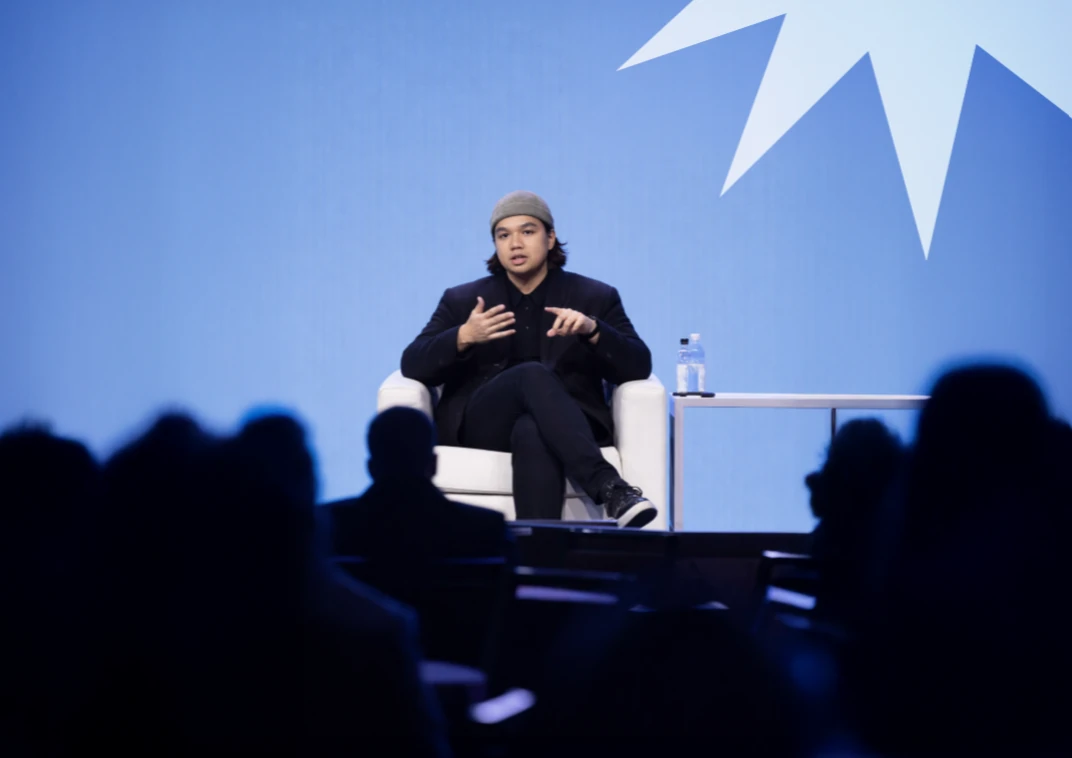
#> input picture founder-on-stage.webp, 1072 x 758 px
$ python -i build-home-0918.py   (imports and definitions only)
#> lines starting #> are read from the running program, lines starting #| are printed output that depends on the picture
"""Build the homepage (index.html) and culture.html in the 18 Sep design.

The design export in "brandmethod-website 18-9/" is a single-page app: every page
is a <section class="pg" id="pg-X"> in one index.html, routed by hash. Each file
built here keeps one of those pages (BUILDS), sends every other page id to the
real .html page at the repo root, and points every image and video at the copy
that lives in this repo (ASSETS, SAME_DIR). Nothing is loaded from the export folder.

    python tools/build-home-0918.py

Writes index.html, culture.html, css/home.css and js/home.js. The Home lead magnet
panels need the videos from tools/record-methodas-previews.js.
"""
import html as htmllib
import json
import os
import re
import sys
from urllib.parse import quote, unquote

ROOT = os.path.dirname(os.path.dirname(os.path.abspath(__file__)))
SRC_DIR = os.path.join(ROOT, 'brandmethod-website 18-9')
SRC = os.path.join(SRC_DIR, 'index.html')
OUT = os.path.join(ROOT, 'index.html')
OUT_CSS = 'css/home.css'
OUT_JS = 'js/home.js'

# Export asset -> the same image already in this repo. None drops the reference.
ASSETS = {
    'assets/bmx-live.css': OUT_CSS,
    'assets/bmx-live.js': OUT_JS,
    'assets/live/video/hero-success-story-compile.mp4': 'video/Success Story Compile 1.mp4',
    # posters are stills from the repo's own videos (a video with no poster shows black until it loads)
    'assets/home/hero/hero-poster.webp': 'Image/home/hero-poster.webp',
    'assets/home/video/showreel05.mp4': 'video/showreel04.webm',
    'assets/live/video/thumbnail-showreel02.webp': 'nobodywantsawebsite/assets/thumbnail-showreel02.webp',
    # the results block plays the James Tan testimonial, as on the old Home
    'assets/home/video/success-story.mp4': 'BM Testimony.webm',
    'assets/home/video/story-poster.webp': 'Image/home/bm-testimony-poster.webp',
    'assets/home/photos/founder-on-stage.webp': 'founder-on-stage.webp',
    'assets/home/photos/signed-founder.png': 'signed-founder.png',
    'assets/home/photos/creative-team-uiux-design-discussion.webp': 'Image/creative-team-uiux-design-discussion.webp',
    'assets/home/photos/show-board-brand-strategy-workshop.webp': 'Image/show-board-brand-strategy-workshop.webp',
    'assets/home/photos/client-amir-spiroball.webp': 'Image/Testimonial Image/Spiroball.webp',
    'assets/home/photos/client-azhan-waterbay.webp': 'Image/Testimonial Image/Waterbay.webp',
    'assets/home/photos/client-ben-valvoline.webp': 'Image/Testimonial Image/Valvoline.webp',
    'assets/home/photos/client-noelle-hexamatic.webp': 'Image/Testimonial Image/Hexamatic.webp',
    'assets/home/photos/client-priya-pinnacle.webp': 'Image/Testimonial Image/Pinnacle.webp',
    'assets/home/photos/client-syukri-eskayvie.webp': 'Image/Testimonial Image/Eskayvie Syukri.webp',
    'assets/home/photos/industry-innovation.webp': 'work/Innovation.webp',
    'assets/home/photos/industry-tech.webp': 'work/Tech.webp',
    'assets/opt/home/photos/industry-fintech.webp': 'work/Fintech.webp',
    'assets/opt/home/photos/industry-fnb-restaurant.webp': 'work/F&B restaurant.webp',
    'assets/opt/home/photos/industry-health-wellness.webp': 'work/Health & Wellness.webp',
    # the design's 3D step renders: their beats are removed from the step cards (drop_group)
    'assets/home/steps/3d/meeting-3d.webp': None,
    'assets/home/steps/3d/success-3d.webp': None,
    # lead magnet panels: the repo's own Methodas pages
    'assets/live/inside/brand-growth-education.html': 'methodas_brand_education_standard.html',
    'assets/live/inside/methodas-52.html': 'methodas_52_frameworks.html',
    # Work hub mascot card: the design's generated loop and banner are not in the repo; the suit render is
    'assets/home/mascot/mascot-loop.mp4': None,
    'assets/home/photos/mascot-suit-banner.jpg': 'Image/work6/santa-images/santa-barbara-cafe-mascot-suit-design.webp',
    # the Contact page's 3D map library: Contact is its own page on this site
    'assets/vendor/maplibre-gl.css': None,
    'assets/vendor/maplibre-gl.js': None,
}
CLIENT_LOGOS = {
    'aicb': 'Image/New Logo/AICB.png', 'airasia': 'Image/New Logo/Airasia.png', 'bumi-armada': 'Image/New Logo/Bumi Armada.png',
    'burgerking': 'Image/New Logo/burgerking-logo.png', 'camel-active': 'Image/New Logo/camel-active-logo.png',
    'duit': 'Image/New Logo/duit-logo.png', 'eskayvie': 'Image/New Logo/Eskayvie.png', 'fiana': 'Image/New Logo/fiana-logo.png',
    'hasbro': 'Image/New Logo/hasbro-logo.png', 'ikram': 'Image/New Logo/Ikram.png', 'jb-cocoa': 'Image/New Logo/JB Cocoa.png',
    'kalbe': 'Image/New Logo/Kalbe.png', 'kexxel': 'Image/New Logo/Kexxel.png', 'maybank': 'Image/New Logo/Maybank.png',
    'mcdonalds': 'Image/New Logo/Mcdonalds.png', 'mhb': 'Image/New Logo/MHB.png', 'microsoft': 'Image/New Logo/Microsoft.png',
    'milna': 'Image/New Logo/Milna.png', 'proton': 'Image/New Logo/proton-logo.png', 'santa-barbara': 'Image/New Logo/Santa Barbara.png',
    'sheraton': 'Image/New Logo/Sheraton.png', 'spritzer': 'Image/New Logo/spritzer-logo.png', 'starbucks': 'Image/New Logo/Starbucks.png',
    'sunway': 'Image/New Logo/Sunway.png', 'taylors': 'Image/New Logo/taylors-logo.png',
    'universiti-malaya': 'Image/New Logo/universiti-malaya-logo.png', 'upm': 'Image/New Logo/upm-logo.png',
}
# About: the design's compressed team photos are the repo's Key Members originals
TEAM = {'azim': 'Azim.png', 'azwan': 'Azwan.webp', 'bazil': 'Bazil.webp', 'brian': 'Brian.webp', 'diha': 'Diha.webp',
        'eyka-wasilan': 'Eyka Wasilan.webp', 'irfan-muhammad': 'Irfan Muhammad.png', 'jay-anthon': 'Jay Anthon.webp',
        'nuramina': 'Nuramina.webp', 'rozen-zainal': 'Rozen Zainal.webp'}
# [2 lines not run here, left out]
ASSETS['assets/live/_opt/fifteen-years.jpg'] = '15 Years.webp'
ASSETS['assets/opt/live/services/BrandMethod - Brand Strategy.webp'] = 'services/BrandMethod - Brand Strategy.webp'
ASSETS['assets/live/Testimonial Image/sdfdsdffdsdfs.webp'] = 'Image/Testimonial Image/sdfdsdffdsdfs.webp'
# [2 lines not run here, left out]
# folders that exist in the repo under the same file names
SAME_DIR = {
    'assets/live/Image/': 'Image/',
    'assets/live/logo-gallery-images/': 'Image/logo-gallery-images/',
    'assets/live/work-images/': 'work-images/',
    'assets/live/santa-images/': 'Image/work6/santa-images/',
    'assets/live/dahmakan-images/': 'Image/work6/dahmakan-images/',
    'assets/live/jbcocoa-images/': 'Image/work6/jbcocoa-images/',
    'assets/live/services/': 'services/',
    # the design's two service loops are MP4s of the repo's services/*.gif, made once with ffmpeg
    'assets/home/svc/': 'services/',
    # the Culture page's six photos exist only in the design, copied in once
    'assets/home/culture/': 'Image/culture/',
    # the About page's history photos exist only in the design, copied in once
    'assets/home/history/': 'Image/about/',
    # the Resources banner photo exists only in the design, copied in once
    'assets/home/resources/': 'Image/resources/',
}

# SPA page id -> live page. Culture has no page on the live site, so its links are dropped.
PAGES = {
    'about': 'about.html', 'work': 'work.html', 'services': 'services.html',
    'svc-brand': 'services/brand-strategy.html', 'svc-system': 'services/system-playbook.html',
    'svc-marketing': 'services/marketing-ads.html', 'svc-content': 'services/content-creation.html',
    'svc-web': 'services/website-apps.html', 'pricing': 'pricing.html', 'resources': 'resources.html',
    'contact': 'contact.html', 'logo-gallery': 'logo-gallery.html', 'mascot-gallery': 'mascot-gallery.html',
    'tech-portfolio': 'portfolio.html', 'culture': 'culture.html', 'home': '/',
}
# pages this script builds from the export: page id -> file, and its head
BUILDS = {
    'home': {'out': 'index.html'},
    'about': {
        'out': 'about.html',
        'title': 'About | Brand Method',
        'description': 'Brand Method is a strategy-led branding and marketing studio in Kuala Lumpur: one method, '
                       'one in-house team, and a guarantee in front of the work.',
    },
    'work': {
        'out': 'work.html',
        'title': 'Work | Brand Method',
        'description': 'Brand Method work: branding projects, logo and mascot galleries and live tech builds, from '
                       'fintech and F&B to healthcare, tech and community.',
    },
    'tech-portfolio': {
        'out': 'portfolio.html',
        'title': 'Tech Portfolio | Brand Method',
        'description': 'Live websites, apps and platforms built by Brand Method. Open any one and the full build '
                       'loads in a new tab.',
    },
    'services': {
        'out': 'services.html',
        'title': 'Services | Brand Method',
        'description': 'Five disciplines, one method: brand strategy and identity, systems, marketing and ads, content, and websites, apps and e-commerce.',
    },
    'svc-brand': {
        'out': 'services/brand-strategy.html',
        'title': 'Brand Strategy & Identity | Brand Method',
        'description': 'Positioning, naming, messaging and a complete visual identity that makes you instantly understood.',
    },
    'svc-system': {
        'out': 'services/system-playbook.html',
        'title': 'Systems & Playbook | Brand Method',
        'description': 'Brand guidelines and playbooks that keep every touchpoint on-brand, run by your own team.',
    },
    'svc-marketing': {
        'out': 'services/marketing-ads.html',
        'title': 'Marketing & Ads | Brand Method',
        'description': 'Campaigns and paid media engineered to convert, built on the brand strategy.',
    },
    'svc-content': {
        'out': 'services/content-creation.html',
        'title': 'Content Creation | Brand Method',
        'description': 'Photo, video and social content that keeps your brand visible, consistent and premium month after month.',
    },
    'svc-web': {
        'out': 'services/website-apps.html',
        'title': 'Website, App & E-Commerce | Brand Method',
        'description': 'Websites, apps and online stores built to sell, designed and developed in house.',
    },
    'pricing': {
        'out': 'pricing.html',
        'title': 'Details & Pricing | Brand Method',
        'description': 'Fixed prices, fast delivery, maximum quality: exactly what you get at each stage of the '
                       'Brand Journey, and what it costs.',
    },
    'logo-gallery': {
        'out': 'logo-gallery.html',
        'title': 'Logo Gallery | Brand Method',
        'description': '27 logo marks by Brand Method, from auction platforms to clinics and cafes.',
    },
    'culture': {
        'out': 'culture.html',
        'title': 'Culture | Brand Method',
        'description': 'How Brand Method works and who we hire: six standards, open positions in Kuala Lumpur, '
                       'and how hiring runs.',
    },
}
# data-svc on the mobile menu's service rows
SVC = {
    'svc-brand-strategy': 'services/brand-strategy.html', 'svc-systems': 'services/system-playbook.html',
    'svc-marketing': 'services/marketing-ads.html', 'svc-content': 'services/content-creation.html',
    'svc-web': 'services/website-apps.html',
}


# Live builds on the old portfolio page that came after the design (it has 11); same card as its others
EXTRA_BUILDS = [
    ('al-ain', 'alain', 'AL AiN IT Consultants', 'B2B / Tech', 'Site for an accredited software testing lab in Kuala Lumpur', '#1F2DBE'),
    ('helldive', 'helldive', 'Helldive Command', 'Gaming / Community',
     'Training hub for Helldivers 2 players with stratagems, weapons and drills', '#2E3BD0'),
    ('jommakcik', 'jommakcik', 'Jom Makcik', 'Care / Mobility',
     'Site for wheelchair-accessible transport and trained women chaperones', '#2536F5'),
    # hosted on Netlify, not in website/: the first field is the full address
    ('https://vitsnoodle.netlify.app/', 'vits', "Vit's Noodles", 'F&B / Trade',
     'Trade site for the yellow pack Malaysia grew up with, halal since 1980', '#D9262B'),
]
BUILD_COUNT = 11 + len(EXTRA_BUILDS)


# [23 lines left out: function add_builds, not called in this run]


PRICING_HERO_JS = """<div id="bm-pricing-hero"></div><script>(function(){
  var d=%s, host=document.getElementById('bm-pricing-hero'), r=host.attachShadow({mode:'open'});
  r.innerHTML='<style>:host{display:block}'+d.css+'</style>'+d.html;
  // the card flips on click, as on the old page
  var card=r.querySelector('.phv-card'); if(card)r.querySelector('.phv').addEventListener('click',function(){card.classList.toggle('flipped');});
  r.querySelectorAll('.rv').forEach(function(e){e.classList.add('in');});
})();</script>"""


# [86 lines left out: functions keep_pricing_hero, _nav_builder, once, page_url, local_asset, spellings and 2 more, not called in this run]


def ink_box(path):
    """Bounding box of the visible mark in a logo file: alpha if it has one, else
    everything that differs from the corner colour."""
#> called with path = '../founder-on-stage.webp'
    from PIL import Image, ImageChops
    im = Image.open(path).convert('RGBA')
    box = im.getchannel('A').point(lambda a: 255 if a > 16 else 0).getbbox()
#> box = (0, 0, 1072, 758)
    if box == (0, 0) + im.size or box is None:
        rgb = im.convert('RGB')
#> rgb is the input picture: PIL image 1072x758 RGB; mean R, G, B 76.1, 94.8, 133.1
        bg = Image.new('RGB', im.size, rgb.getpixel((0, 0)))
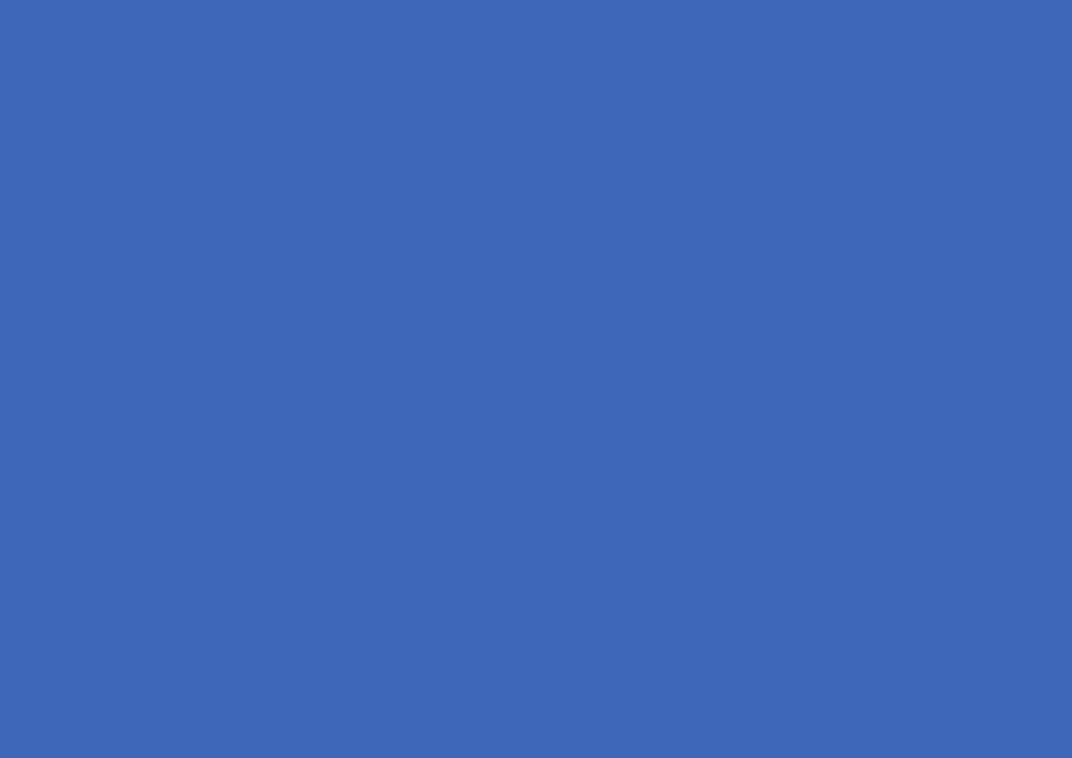
#> bg: PIL image 1072x758 RGB; mean R, G, B 62, 103, 185
        box = ImageChops.difference(rgb, bg).convert('L').point(lambda v: 255 if v > 24 else 0).getbbox()
    return im.size, box or (0, 0) + im.size


# [20 lines left out: function crop_logos, not called in this run]


CROP_CSS = ('.bmx-logo .bm-crop{display:block;position:relative;overflow:hidden;'
            'width:calc(var(--w) * var(--logo-s) * 1px);height:calc(var(--h) * var(--logo-s) * 1px)}'
            '.bmx-logo .bm-crop img{position:absolute;max-width:none;'
            'width:calc(var(--w) * var(--logo-s) * var(--sx) * 1px)!important;'
            'height:calc(var(--h) * var(--logo-s) * var(--sy) * 1px)!important;'
            'left:calc(var(--w) * var(--logo-s) * var(--ox) * -1px);'
            'top:calc(var(--h) * var(--logo-s) * var(--oy) * -1px)}')


GROWTH_CSS = ('#pg-home .gr-chart .gr-line{stroke-dasharray:none;stroke-dashoffset:0}'
              '@keyframes bmGrDraw{from{stroke-dasharray:0 3000}to{stroke-dasharray:3000 0}}'
              '#pg-home .gr-chart.in .gr-line{animation:bmGrDraw 1.6s cubic-bezier(.16,1,.3,1) both}'
              '@media(prefers-reduced-motion:reduce){#pg-home .gr-chart.in .gr-line{animation:none}}')

# [11 lines left out: function drop_group, not called in this run]


# Step cards without the photo beats: step 1 alternates its chat and document scenes,
# step 3 holds its handover panels.
STEPS_CSS = ('@keyframes bmStepA{0%,47%{opacity:1;transform:none}49%,97%{opacity:0;transform:translateY(-8px)}98.5%,100%{opacity:1;transform:none}}'
             '@keyframes bmStepB{0%,48%{opacity:0;transform:translateY(8px)}49.5%,96%{opacity:1;transform:none}97.5%,100%{opacity:0;transform:translateY(8px)}}'
             '#pg-home .bmxb-b1{animation:bmStepA 10s cubic-bezier(.22,0,.18,1) infinite}'
             '#pg-home .bmxb-b3{animation:bmStepB 10s cubic-bezier(.22,0,.18,1) infinite}'
             '#pg-home .bmxk-a{animation:none;opacity:1;transform:none}'
             '@media(prefers-reduced-motion:reduce){#pg-home .bmxb-b1,#pg-home .bmxb-b3{animation:none}}')

# James Tan's review from the old Home, as the first card in the reviews carousel
JAMES_TAN_CARD = (
    '<div class="rtc"><div class="rtc-media"><img class="bmx-fill" src="Image/Testimonial%20Image/Teask.webp" '
    'alt="James Tan, founder and CEO of Teask" loading="lazy" decoding="async"></div><div class="rtc-body">'
    '<span class="rtc-qmark">&#8220;</span><p class="rtc-quote">What other companies took six months to do, '
    'Brand Method did in two weeks, with extreme professionalism. The one thing I love about them is their '
    'long-term strategic thinking.</p><div class="rtc-author"><div class="rtc-author-txt">'
    '<span class="rtc-name">James Tan</span><span class="rtc-co">Teask</span></div>'
    '<div class="rtc-stars" aria-label="Rated 5 out of 5">{stars}</div></div></div></div>')


# [4 lines left out: function add_james_tan, not called in this run]


# the ticker is pulled up over the hero a couple of pixels short, leaving the hero's
# bottom edge showing as a grey line: the white client section paints over it
SEAM_CSS = '#pg-home .clients-section{position:relative;z-index:5}'

# The lead magnet panels play a recording of each Methodas page (tools/record-methodas-previews.js)
# instead of loading the live page into an iframe.
PREVIEW_VIDEOS = {
    'methodas_brand_education_standard.html': ('video/methodas_brand_education_preview.mp4',
                                               'Image/home/methodas-brand-education-poster.webp'),
    'methodas_52_frameworks.html': ('video/methodas_52_frameworks_preview.mp4',
                                    'Image/home/methodas-52-frameworks-poster.webp'),
}
PREVIEW_CSS = ('.bmx-scr-stage .bm-scr-vid{position:absolute;inset:0;width:100%;height:100%;'
               'object-fit:cover;object-position:top center;display:block}')
PREVIEW_JS = '''<script id="bm-preview-videos">
(function(){
  var vids=[].slice.call(document.querySelectorAll('.bm-scr-vid'));
  if(!vids.length)return;
  var still=window.matchMedia&&window.matchMedia('(prefers-reduced-motion: reduce)').matches;
  function arm(v){if(!v.getAttribute('src')){v.src=v.getAttribute('data-src');v.preload='auto';}}
  if(!('IntersectionObserver' in window)){vids.forEach(function(v){arm(v);if(!still)v.play().catch(function(){});});return;}
  var io=new IntersectionObserver(function(es){es.forEach(function(e){
    var v=e.target;
    if(e.isIntersecting){arm(v);if(!still)v.play().catch(function(){});}
    else if(!v.paused)v.pause();
  });},{rootMargin:'500px 0px'});
  vids.forEach(function(v){io.observe(v);});
})();
</script>
'''


# [59 lines left out: functions use_preview_videos, section_end, drop_pages, relink, not called in this run]


def fix_menu_css(s):
    # the mobile menu styles the pricing row by its data-page, which relink removed
    return s.replace('.m-sub a[data-page="pricing"]', '.m-sub a[href="pricing.html"]')


# [13 lines left out: function set_head, not called in this run]


LIVE_HEAD = '''<!-- Google Tag Manager -->
<script>(function(w,d,s,l,i){w[l]=w[l]||[];w[l].push({'gtm.start':new Date().getTime(),event:'gtm.js'});var f=d.getElementsByTagName(s)[0],j=d.createElement(s),dl=l!='dataLayer'?'&l='+l:'';j.async=true;j.src='https://www.googletagmanager.com/gtm.js?id='+i+dl;f.parentNode.insertBefore(j,f);})(window,document,'script','dataLayer','GTM-NJ9RQN4S');</script>
<!-- End Google Tag Manager -->
<link rel="icon" href="favicon.ico" sizes="any"/>
<link rel="icon" type="image/png" sizes="16x16" href="favicon-16x16.png"/>
<link rel="icon" type="image/png" sizes="32x32" href="favicon-32x32.png"/>
<link rel="icon" type="image/png" sizes="192x192" href="favicon-192x192.png"/>
<link rel="apple-touch-icon" sizes="180x180" href="apple-touch-icon.png"/>
'''

GTM_BODY = ('<!-- Google Tag Manager (noscript) --><noscript><iframe src="https://www.googletagmanager.com/ns.html?id=GTM-NJ9RQN4S" '
            'height="0" width="0" style="display:none;visibility:hidden"></iframe></noscript><!-- End Google Tag Manager (noscript) -->')

# Runs before the SPA router: any page id other than this file's own goes to its real
# page, and a file other than Home opens on its own section.
ROUTER_BRIDGE = '''<script id="bm-page-bridge">
(function(){
  var P=%s, SELF=%s;
  // the shared nav on the other pages sends its search and SS buttons here
  var OPEN={'open-search':'bmxSearchBtn','open-ss':'ssBtn'}[(location.hash||'').slice(1)];
  if(OPEN){history.replaceState(null,'',location.pathname);addEventListener('load',function(){
    setTimeout(function(){var b=document.getElementById(OPEN);if(b)b.click();},300);});}
  // the router tracks the page in the hash (#home, #culture); a real page does not need it,
  // so it is only set for the router to read at start-up and kept out of the address bar
  var clean=location.pathname+location.search, rs=history.replaceState.bind(history);
  history.replaceState=function(st,t,u){return rs(st,t,u==='#'+SELF?clean:u);};
  document.addEventListener('DOMContentLoaded',function(){if(location.hash==='#'+SELF)rs(null,'',clean);});
  function url(id){
    if(!id||id===SELF)return null;
    if(P[id])return P[id];
    if(id.indexOf('case-')===0)return 'work/work-'+id.slice(5)+'.html';
    if(id.indexOf('logo-')===0)return 'logo-page/'+id.slice(5)+'.html';
    return null;
  }
  window.__bmxPageUrl=url;
  var u=url((location.hash||'').slice(1));
  if(u){location.replace(u);return;}
  window.addEventListener('click',function(e){
    var a=e.target.closest&&e.target.closest('[data-page],[data-p]');
    if(!a)return;
    var u=url(a.getAttribute('data-page')||a.getAttribute('data-p'));
    if(!u)return;
    e.preventDefault();e.stopImmediatePropagation();location.href=u;
  },true);
  window.addEventListener('hashchange',function(e){
    var u=url((location.hash||'').slice(1));
    if(u){e.stopImmediatePropagation();location.href=u;}
  },true);
})();
</script>
'''

# Both lead magnet forms post to the FormSubmit inbox the old Home used.
LEAD_HOOK = '''<script id="bm-lead-hook">
window.__bmxLeadSubmit=function(lead){
  var fd=new FormData();
  var subj={'brand-growth-playbook':'New Brand Growth Playbook request','52-frameworks':'New 52 Conversion Frameworks request'};
  fd.append('_subject',subj[lead.list]||('New lead: '+lead.list));
  fd.append('_captcha','false');
  fd.append('_template','table');
  if(lead.list==='brand-growth-playbook'){
    fd.append('_autoresponse',"Hi! Thanks for requesting The Brand Growth Playbook from Brand Method. Here's your copy: https://brandmethod.co/methodas_brand_education_standard.html - the exact system we use to take a brand from invisible to impossible to ignore, covering positioning, identity, funnel and content in one practical guide. Want the Full edition we use with clients? Just reply to this email and we'll sort you out. - The Brand Method Team");
  }
  fd.append('list',lead.list);fd.append('name',lead.name);fd.append('email',lead.email);
  return fetch('https://formsubmit.co/ajax/methodastech@gmail.com',{method:'POST',body:fd,headers:{Accept:'application/json'}})
    .then(function(r){if(!r.ok)throw new Error(r.status);return r.json();});
};
</script>
'''


# [110 lines left out: functions main, build_page, not called in this run]


# [2 lines not run here, left out]

>>> result = ink_box('../founder-on-stage.webp')
#> result = ((1072, 758), (0, 0, 1072, 758))
